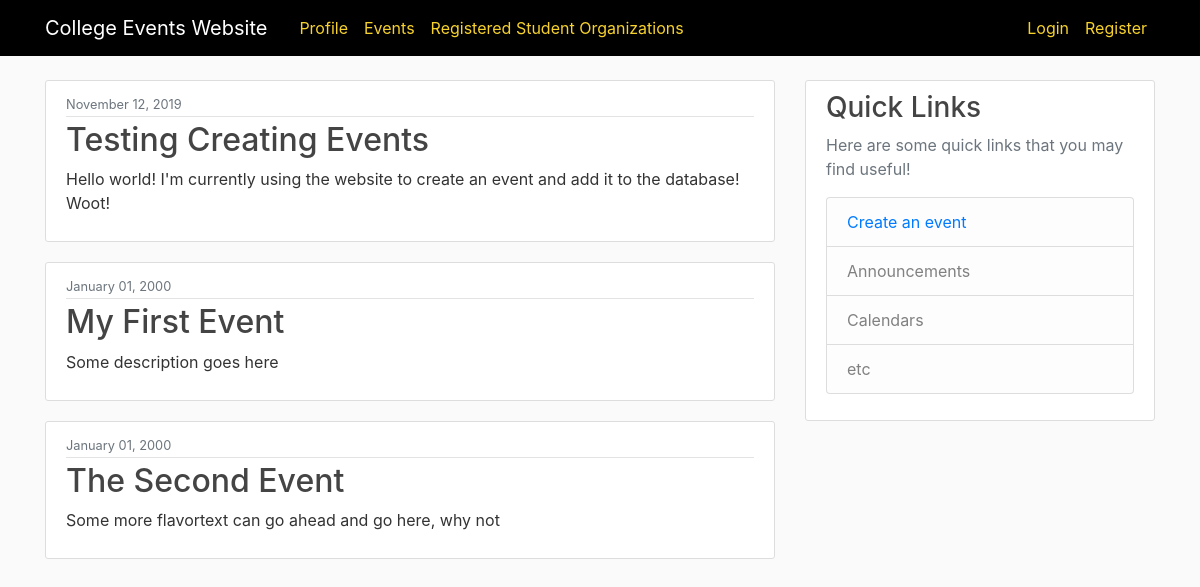
Screenshot of /events/ with the database file from the repository.
### Events/models.py (models this page shows, shortened)
class Event(models.Model):
  id = models.AutoField(primary_key=True)
  name = models.CharField(max_length = MAX_LENGTH_EVENT_NAME)
  description = models.TextField()
  date = models.DateField(default=DEFAULT_DATE)
  startTime = models.TimeField(default=DEFAULT_START_TIME)
  endTime = models.TimeField(default=DEFAULT_END_TIME)
  user = models.ForeignKey(User, on_delete=models.CASCADE, default=defaultUser, null=True, blank=True)

### Events/views.py (the view)
class EventListView(ListView):
  model = Event
  template_name = 'events/event_list.html'  # Default = <app>/<model>_<viewtype>.html
  context_object_name = 'events'
  ordering = ['-date']

### Events/templates/Events/event_list.html
{% extends "Home/base.html" %}
{% block content %}
  {% for event in events %}
    <article class="media content-section">
      <div class="media-body">
        <div class="article-metadata">
          <small class="text-muted">{{ event.date|date:"F d, Y" }}</small>
        </div>
        <h2><a class="article-title" href="{% url 'event-detail' event.id %}">{{ event.name }}</a></h2>
        <p class="article-content">{{ event.description }}</p>
      </div>
    </article>
  {% endfor %}
{% endblock content %}

### Events/static/Events/main.css (style rules this page uses)
body { background: #fafafa; color: #333333; margin-top: 5rem; }
h1, h2, h3, h4, h5, h6 { color: #444444; }
.content-section { background: #ffffff; padding: 10px 20px; border: 1px solid #dddddd; border-radius: 3px; margin-bottom: 20px; }
.article-title { color: #444444; }
.article-content { white-space: pre-line; }
.article-metadata { padding-bottom: 1px; margin-bottom: 4px; border-bottom: 1px solid #e3e3e3 }

### rows the page displays
Event: date "November 12, 2019", name "Testing Creating Events", description "Hello world! I'm currently using the website to create an event and add it to the database! Woot!"
Event: date "January 01, 2000", name "My First Event", description "Some description goes here"
Event: date "January 01, 2000", name "The Second Event", description "Some more flavortext can go ahead and go here, why not"
